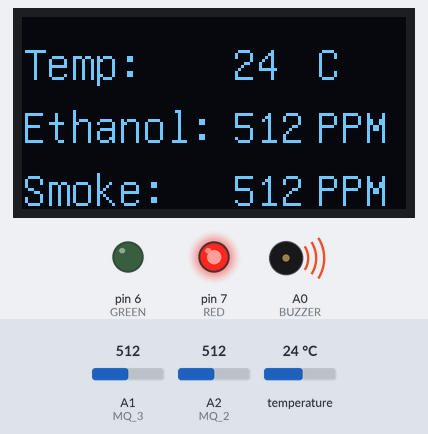
Simulated run of this sketch. Board: Arduino Uno, built with avr-gcc and run on an emulated ATmega328P. Parts: 128×64 one-colour display, output pins drawn as LEDs (lit = HIGH), buzzer (waves = sounding). The test bench sets the inputs (shaded band); at power-on: A2 (MQ_2) = 512, temperature 24 °C, A1 (MQ_3) = 512.

Above: at 6.7 s.
6.8 s: A2 (MQ_2) set to 415
At 8.7 s:
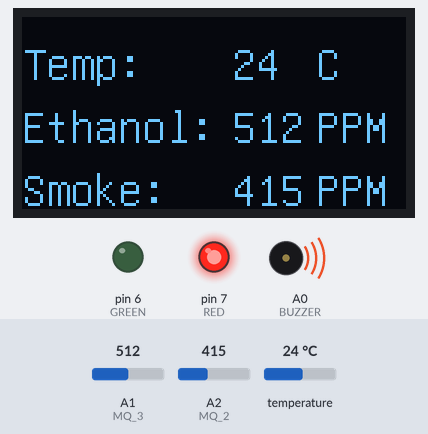
9.8 s: A2 (MQ_2) set to 388
At 13.4 s:
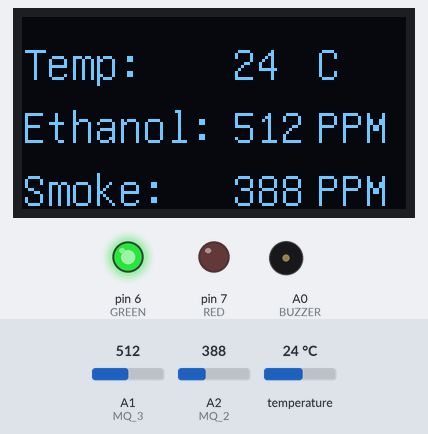
14.1 s: temperature set to 12 °C
At 18.1 s:
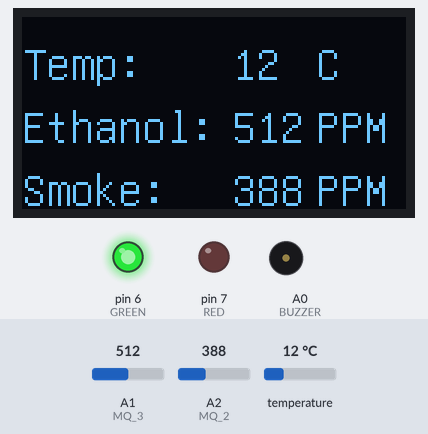
18.4 s: A1 (MQ_3) set to 390
At 22.0 s:
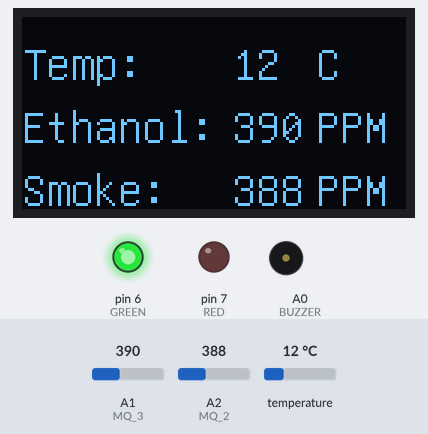
22.7 s: temperature set to 19 °C
At 26.0 s:
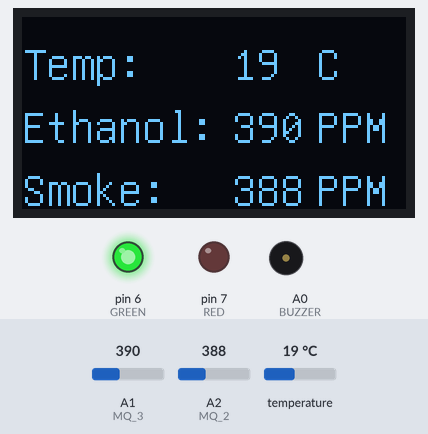
27.0 s: A1 (MQ_3) set to 410
At 31.1 s:
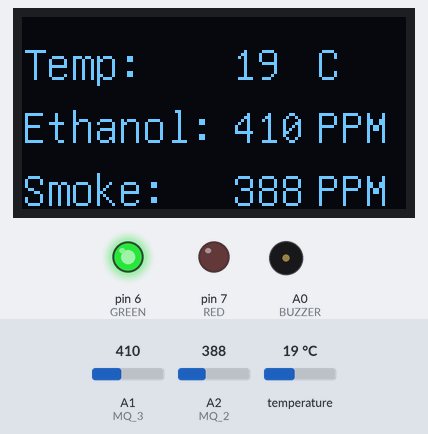
Timing chart, 0 to 32.3 s (numbered marks = the images above; inputs shaded):
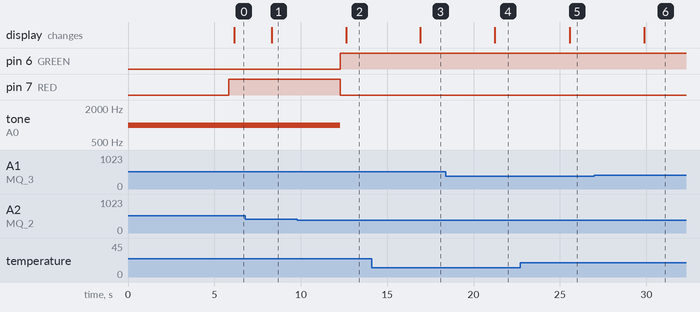

Measured:
- the behaviour switches between 401 and 400 on A2 (MQ_2) (found by bisection; images 1 and 2)
- after the input at 6.8 s, the display: changes after 1.5 s (image 1)
- after the input at 9.8 s, pin 6 (GREEN): LOW → HIGH after 2.5 s; pin 7 (RED): HIGH → LOW after 2.5 s; tone on A0 (BUZZER): 1000 Hz → silent after 2.5 s; the display: changes after 2.8 s (image 2)
- after the input at 14.1 s, the display: changes after 2.8 s (image 3)
- after the input at 18.4 s, the display: changes after 2.8 s (image 4)
- after the input at 22.7 s, the display: changes after 2.9 s (image 5)
- after the input at 27.0 s, the display: changes after 2.9 s (image 6)

The sketch:

smokaholic.ino
```cpp
#include <U8glib.h>
#include <OneWire.h>
#include <DallasTemperature.h>

#define ONE_WIRE_BUS 17

// OLED
#define CS 8
#define DC 9
#define RES 10
#define MOSI 11
#define CLK 12

// OLED Resolution
#define L 128
#define W 64

//Sensors
int MQ_3 = A1;
int MQ_2 = A2;
int tempPin = A3;

//Initialize Variables
float temperatureC = 0;
int alc = 0;
int smoke = 0;

// LED
#define RED 7
#define GREEN 6

// Buzzer
int BUZZER = A0;

// Thresholds
#define thres_temp 80
#define thres_alc 1000
#define thres_smoke 400

// Objects
U8GLIB_SH1106_128X64 u8g(CLK, MOSI, CS, DC, RES);
OneWire oneWire(ONE_WIRE_BUS);
DallasTemperature sensors(&oneWire);

const uint8_t bit_map [] PROGMEM = {
0x00, 0x00, 0x00, 0x00, 0x00, 0x00, 0x00, 0x00, 0x00, 0x00, 0x00, 0x00, 0x00, 0x00, 0x00, 0x00,
0x00, 0x00, 0x00, 0x00, 0x00, 0x00, 0x00, 0x00, 0x07, 0x00, 0x00, 0x00, 0x00, 0x00, 0x00, 0x1F,
0xC0, 0x00, 0x00, 0x00, 0x00, 0x00, 0x7F, 0xE0, 0x00, 0x00, 0x00, 0x00, 0x00, 0x0F, 0x00, 0x00,
0x00, 0x00, 0x00, 0x00, 0x06, 0x00, 0x00, 0x00, 0x00, 0x00, 0x00, 0x06, 0x00, 0x00, 0x00, 0x00,
0x00, 0x00, 0x04, 0x00, 0x00, 0x00, 0x00, 0x00, 0x00, 0x04, 0x00, 0x00, 0x00, 0x00, 0x00, 0x00,
0x06, 0x00, 0x00, 0x00, 0x00, 0x00, 0x00, 0x06, 0x00, 0x00, 0x00, 0x00, 0x00, 0x00, 0x0E, 0x00,
0x00, 0x00, 0x00, 0x00, 0x01, 0xFF, 0x98, 0x00, 0x00, 0x00, 0x00, 0x01, 0xC0, 0x70, 0x00, 0x00,
0x00, 0x00, 0x00, 0x84, 0x30, 0x00, 0x00, 0x00, 0x00, 0x00, 0x80, 0x30, 0x00, 0x00, 0x00, 0x00,
0x00, 0x80, 0x11, 0xF0, 0x00, 0x00, 0x00, 0x01, 0x94, 0x91, 0xF0, 0x00, 0x00, 0x00, 0x01, 0x90,
0x9F, 0xE0, 0x00, 0x00, 0x00, 0x01, 0x90, 0x1F, 0xE0, 0x00, 0x00, 0x00, 0x00, 0x82, 0x3F, 0xE0,
0x00, 0x00, 0x00, 0x00, 0x40, 0x67, 0xE0, 0x00, 0x00, 0x00, 0x00, 0x09, 0x07, 0xE0, 0x00, 0x00,
0x00, 0x00, 0x04, 0x07, 0xC0, 0x00, 0x00, 0x00, 0x00, 0x00, 0x07, 0xC0, 0x00, 0x00, 0x00, 0x00,
0x00, 0x07, 0x80, 0x00, 0x00, 0x00, 0x00, 0x00, 0x00, 0x80, 0x00, 0x00, 0x00, 0x00, 0x00, 0x00,
0x00, 0x00, 0x00, 0x00, 0x00, 0x00, 0x00, 0x00, 0x00, 0x00, 0x00, 0x00, 0x00, 0x00, 0x00, 0x00,
0x00, 0x00, 0x00, 0x00, 0x00, 0x00, 0x00, 0x00, 0x00, 0x00, 0x00, 0x00, 0x00, 0x00, 0x00, 0x00,
0x00, 0x00, 0x00, 0x00, 0x00, 0x00, 0x00, 0x00, 0x00, 0x00, 0x00, 0x00, 0x00, 0x00, 0x00, 0x00,
0x00, 0x00, 0x00, 0x00, 0x00, 0x00, 0x00, 0x00, 0x00, 0x00, 0x00, 0x00, 0x00, 0x00, 0x00, 0x00,
0x00, 0x00, 0x00, 0x00, 0x00, 0x00, 0x00, 0x00, 0x00, 0x00, 0x00, 0x00, 0x00, 0x00, 0x00, 0x00,
0x00, 0x00, 0x00, 0x00, 0x00, 0x00, 0x00, 0x00, 0x00, 0x00, 0x00, 0x00, 0x00, 0x00, 0x00, 0x00,
0x00, 0x00, 0x00, 0x00, 0x00, 0x00, 0x00, 0x00, 0x00, 0x00, 0x00, 0x00, 0x00, 0x00, 0x00, 0x00,
0x00, 0x00, 0x00, 0x00, 0x00, 0x00, 0x00, 0x00, 0x00, 0x00, 0x00, 0x00, 0x00, 0x00, 0x00, 0x00,
0x00, 0x00, 0x00, 0x00, 0x00, 0x00, 0x00, 0x00, 0x00, 0x00, 0x00, 0x00, 0x00, 0x00, 0x00, 0x00,
0x00, 0x00, 0x00, 0x00, 0x00, 0x00, 0x00, 0x00, 0x00, 0x00, 0x00, 0x00, 0x00, 0x00, 0x00, 0x00,
0x00, 0x00, 0x00, 0x00, 0x00, 0x00, 0x00, 0x00, 0x00, 0x00, 0x00, 0x00, 0x00, 0x00, 0x00, 0x00,
0x00, 0x00, 0x00, 0x00, 0x00, 0x00, 0x00, 0x00, 0x00, 0x00, 0x00, 0x00, 0x00, 0x00, 0x00, 0x00,
0x00, 0x00, 0x00, 0x00, 0x00, 0x00, 0x00, 0x00, 0x00, 0x00, 0x00, 0x00, 0x00, 0x00, 0x00, 0x00,
0x00, 0x00, 0x00, 0x00, 0x00, 0x00, 0x00, 0x00, 0x00, 0x00, 0x00, 0x00, 0x00, 0x00, 0x00, 0x00,
0x00, 0x00, 0x00, 0x00, 0x00, 0x00, 0x00, 0x00, 0x00, 0x00, 0x00, 0x00, 0x00, 0x00, 0x00, 0x00,
0x00, 0x00, 0x00, 0x00, 0x00, 0x00, 0x00, 0x00, 0x00, 0x00, 0x00, 0x00, 0x00, 0x00, 0x00, 0x00,
0x00, 0x00, 0x00, 0x00, 0x00, 0x00, 0x00, 0x00, 0x00, 0x00, 0x00, 0x00, 0x00, 0x00, 0x00, 0x00,
0x00, 0x00, 0x00, 0x00, 0x00, 0x00, 0x00, 0x00, 0x00, 0x00, 0x00, 0x00, 0x00, 0x00, 0x00, 0x00
};

void setup() {
  // Initialize Serial for debugging
  Serial.begin(9600);

  // Initialize sensors
  sensors.begin();

  // Set pin modes
  pinMode(MQ_2, INPUT);
  pinMode(MQ_3, INPUT);
  pinMode(RED, OUTPUT);
  pinMode(GREEN, OUTPUT);

  tone(BUZZER, 1000);
  delay(5000);
}

void readSensorValue() {

  u8g.setFont(u8g_font_unifont);

  char buf_one[8];
  u8g.drawStr(0, 21, "Temp: ");
  u8g.setPrintPos(70, 21); // Set the print position
  u8g.print((int)temperatureC);  // Print the temperature value as a float
  u8g.drawStr(90, 21, " C");

  char buf_two[8];
  u8g.drawStr(0, 42, "Ethanol: ");
  u8g.setPrintPos(70, 42);
  u8g.print(alc);
  u8g.drawStr(90, 42, " PPM");


  char buf_three[8];
  u8g.drawStr(0, 63, "Smoke: ");
  u8g.setPrintPos(70, 63);
  u8g.print(smoke);
  u8g.drawStr(90, 63, " PPM");

  if ((smoke > thres_smoke) || (alc > thres_alc) || (temperatureC > thres_temp)) {
    digitalWrite(RED, HIGH);
    digitalWrite(GREEN, LOW);
    tone(BUZZER, 1000);
  } else {
    digitalWrite(GREEN, HIGH);
    digitalWrite(RED, LOW);
    noTone(BUZZER);
  }
}

void loop() {
  temperatureC = sensors.getTempCByIndex(0);
  alc = analogRead(MQ_3);
  smoke = analogRead(MQ_2);

  sensors.requestTemperatures();

  u8g.firstPage();
  do {
    readSensorValue();

  } while (u8g.nextPage());

  delay(1000);
}
```
